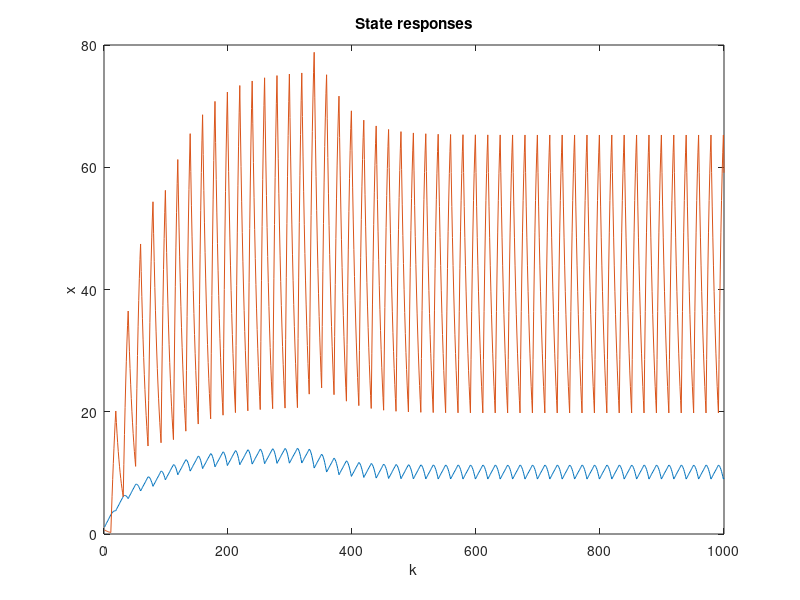

The MATLAB script that drew this image:
clc
clear
K_train = 1000 % number of training data for each initial state
numX0 = 20; % number of initial states

L = 1e-3;
RL = 0.1;
C = 10e-6;
RC = 0.06;
R = 10;

A1 = [-RL/L 0; 0 -1/((R+RC)*C)];
A2 = [-(RL+RC*R/(R+RC))/L -R/(L*(R+RC));R/(C*(R+RC)) -1/(C*(R+RC))];

B1 = [1/L ; 0];
B2 = B1;

C1 = [1 0; 0 1];
C2 = C1;

D1 = [0;0];
D2 = D1;

E = 20;

subsystem_1 = ss(A1,B1,C1,D1);
subsystem_2 = ss(A2,B2,C2,D2);

Ts = 1e-5;

T = round((2e-4)/Ts);

subsystem_1 = c2d(subsystem_1,Ts);
subsystem_2 = c2d(subsystem_2,Ts);

A1 = subsystem_1.A;
B1 = subsystem_1.B;
A2 = subsystem_2.A;
B2 = subsystem_2.B;

inputData = [0;0];
outputData = [0;0];
% Training data

for j = 1:1:numX0
    %x0 = [6+4*rand;25+25*rand];
    x0 = rand(2,1);
    x = x0;
    for k=1:1:K_train
        if k/T - floor(k/T)<(1.5/2.5)
            i = 1;
        else
            i = 2;
        end
        switch i
            case 1
                inputData = [inputData,x];
                x = A1*x + B1*E;
                outputData = [outputData,x];
            case 2
                inputData = [inputData,x];
                x = A2*x + B2*E;
                outputData= [outputData,x];
        end
        X(:,k) = x;
        switching(:,k) = i;
    end
end
inputData(:,1) = [];
outputData(:,1) = [];

K = 1:1:K_train;
plot(K,X)
title("State responses")
xlabel('k')
ylabel('x');
save train_Data inputData outputData K_train
